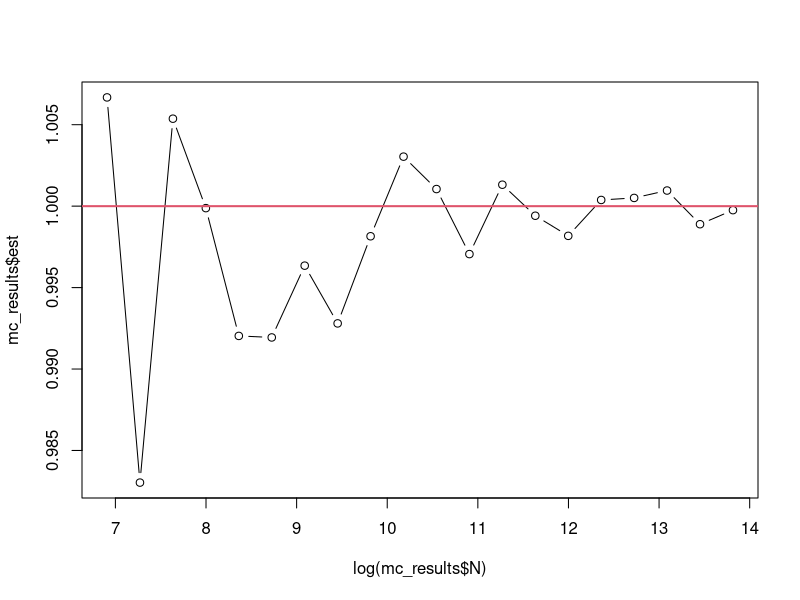
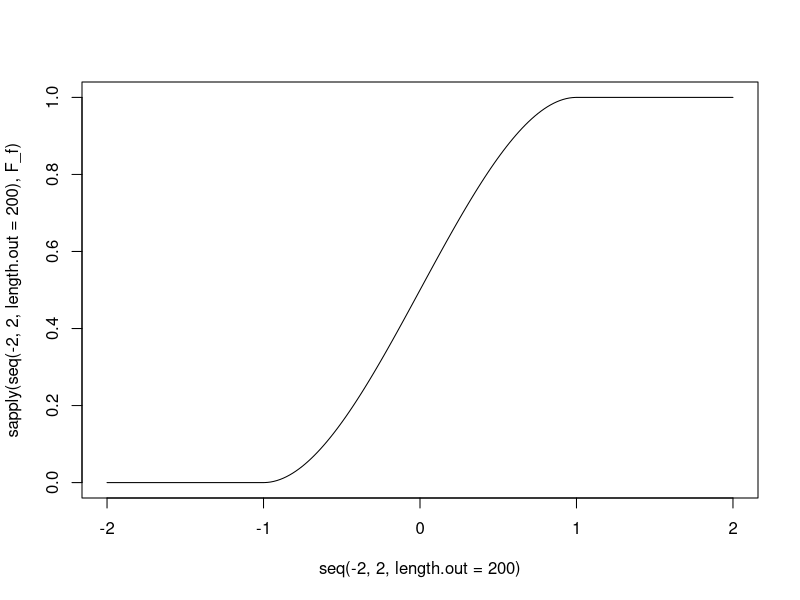
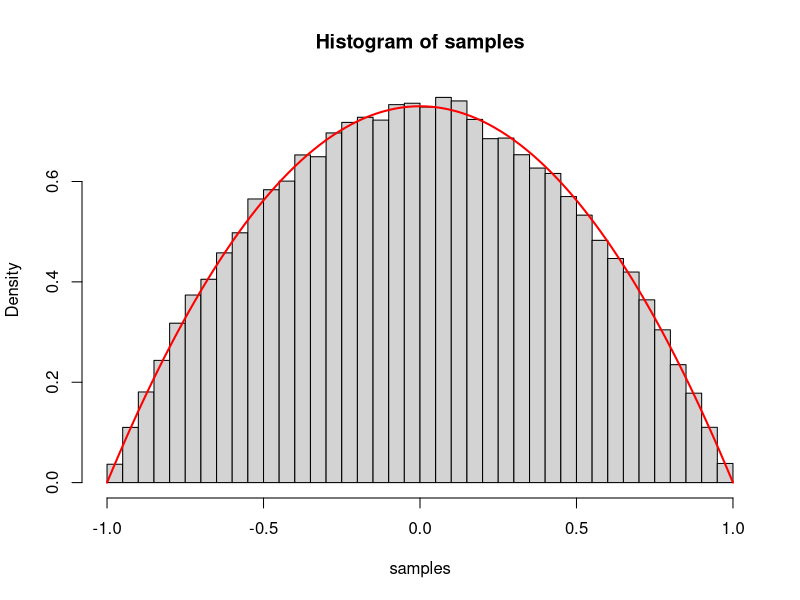
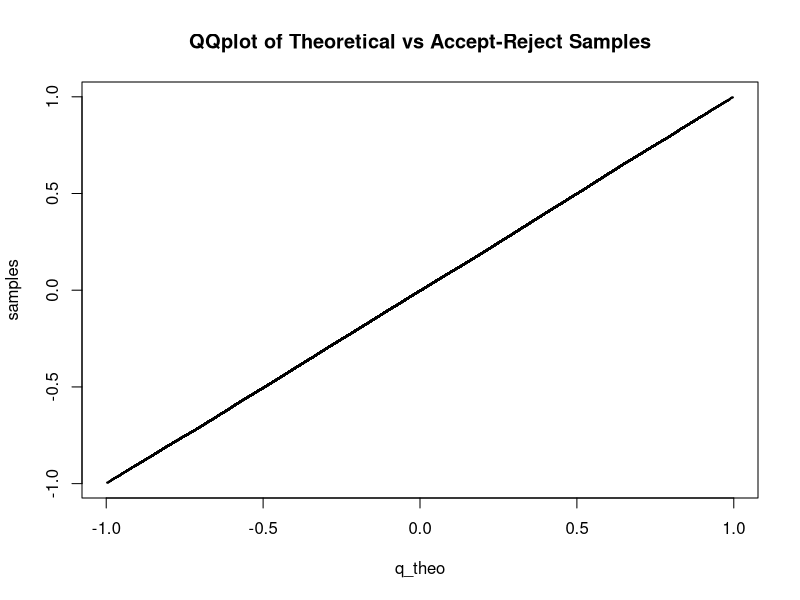
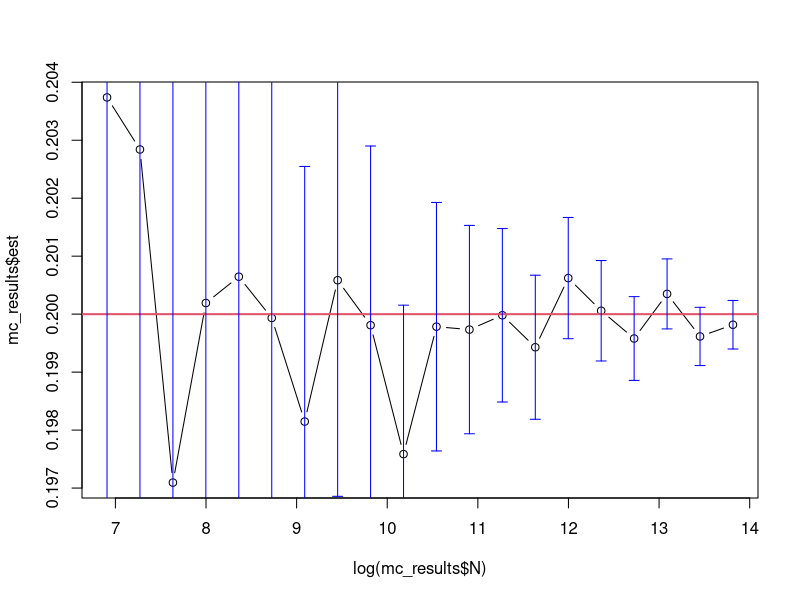

R code for these plots, in order: (Note: this script raises an error after producing the figures.)
library(dplyr)

# PART1: Crude Monte-Carlo to estimate the integral of f(x) over [-1, 1]--------
# It is indeed a density function since int_-1^1 f(x) dx = 1
f <- function(x){
  return(ifelse(abs(x)<=1, 3*(1-x^2)/4, 0))
}

p_true <- 1
mc_estimate <- function(N){
  x <- runif(N, -1, 1)
  vals <- f(x)
  
  est <- mean(vals) * 2
  se <- sd(vals)/sqrt(N) * 2
  
  list(est = est, se = se)
}

N_values <- seq(log(1000), log(1e6), length.out = 20) |> exp() |> round() |> unique()
mc_results <- lapply(N_values, function(N){
  result <- mc_estimate(N)
  
  data.frame(
    N = N,
    est = result$est,
    se = result$se
  )
})
mc_results <- bind_rows(mc_results)
plot(log(mc_results$N), mc_results$est, type = "b")
abline(h = p_true, col = 2, lwd = 2)

# CDF of f
F_f <- function(x){
  if (x < -1){
    return(0)
  } else if (x >= -1 & x <= 1){
    return(0.5 + (3*x)/4 - (x^3)/4)
  } else {
    return(1)
  }
}

plot(seq(-2, 2, length.out = 200), sapply(seq(-2, 2, length.out = 200), F_f), type = "l")

# It is possible to sample from f using inverse transform sampling
# Because F_f is strictly increasing over [-1, 1], we can find its inverse

# PART2: Accept-Reject Sampling for X ~ f --------------------------------------
rtraget_accept_reject <- function(N){
  # We use a uniform proposal over [-1, 1] and oversampling
  # The accept reject algorithm's procedure is as follows:
  # 1. Sample Y ~ g, where g is the proposal density (here uniform over [-1, 1])
  # 2. Sample U ~ Uniform(0, 1)
  # 3. Accept Y as a sample from f if U <= f(Y) / (M * g(Y)), where M is a constant such that f(x) <= M * g(x) for all x
  # 4. Repeat until we have N accepted samples
  # The theoretical accept rate is 1/M
  # The formula of acceptance-rejection sampling gives M = max_x f(x) / g(x)
  f <- function(x){
    return(ifelse(abs(x)<=1, 3*(1-x^2)/4, 0))
  }
  M <- 1.5 # since max_x f(x) = 3/4 and g(x) = 1/2 over [-1, 1]
  N_accept <- 0
  samples <- numeric(N)
  while (N_accept < N){
    u <- runif(ceiling((N - N_accept) * M))
    y <- runif(ceiling((N - N_accept) * M), -1, 1)
    idx_accept <- which(u <=  (f(y) / (M * 0.5)))
    int_M <- min(length(idx_accept), N - N_accept)
    samples[(N_accept+1) : (N_accept + int_M)] <- y[idx_accept[1 : int_M]]
    if (sum(is.na(samples)) != 0){
      print(is.na(samples))
      break
    }
    N_accept <- N_accept + int_M
  }
  samples
}

n <- 1e5
samples <- rtraget_accept_reject(n)

# Histogram of samples from accept-reject
hist(samples, breaks = 50, probability = TRUE)
curve(f(x), from = -1, to = 1, add = TRUE, col = "red", lwd = 2)

# Inverse CDF of f
F_f_inv <- function(u){
  if (u < 0 || u > 1){
    stop("u must be in [0, 1]")
  }
  if (u == 0){
    return(-1)
  } else if (u == 1){
    return(1)
  }
  f <- function(x) F_f(x) - u
  result <- uniroot(f, interval = c(-1, 1))
  return(result$root)
}
F_f_inv <- Vectorize(F_f_inv)

# QQplot to validate the sampling
probs <- ppoints(n)
q_theo <- sapply(probs, F_f_inv)
qqplot(q_theo, samples,
       main = "QQplot of Theoretical vs Accept-Reject Samples",
       cex = 0.1, pch = 1)

# PART3: Monte-Carlo Estimation of E[X^2] where X ~ f --------------------------
I_true <- 0.2 # True value of E[X^2] where X ~ f
MC <- function(N){
  alpha <- 0.05
  x <- rtraget_accept_reject(N)
  vals <- x^2
  
  est <- mean(vals)
  se <- sd(vals)/sqrt(N)
  confint <- est + c(-1, 1) * qnorm(1 - alpha/2) * se
  
  list(est = est, se = se, confint = confint)
}

# Run MC
N_values <- seq(log(1000), log(1e6), length.out = 20) |> exp() |> round() |> unique()
mc_results <- lapply(N_values, function(N){
  result <- MC(N)
  tibble(
    N = N,
    est = result$est,
    se = result$se,
    confint_lower = result$confint[1],
    confint_upper = result$confint[2]
  )
})
mc_results <- bind_rows(mc_results)
plot(log(mc_results$N), mc_results$est, type = "b")
abline(h = I_true, col = 2, lwd = 2)
# Add confidence intervals
arrows(log(mc_results$N), mc_results$confint_lower,
       log(mc_results$N), mc_results$confint_upper,
       angle = 90, code = 3, length = 0.05, col = "blue")


# PART4: Variance Reduction using Control Variates -----------------------------
# First note that (let X ~ f) 
# E[X^(2k)] = 3/2 ( \frac{1}{2k+1} - \frac{1}{2k+3} )
# E(X^2) = 1/5, E(X^4) = 3/35, E(X^6) = 1/21
# Theoretically, the optimal b is given by Cov(h(X), h_0(X)) / Var(x_0(X))
CV1 <- function(N){
  alpha <- 0.05
  train_rate <- 0.1
  N_train <- ceiling(N * train_rate)
  N_est <- N - N_train
  x_train <- rtraget_accept_reject(N_train)
  x_est <- rtraget_accept_reject(N_est)
  # Theoretical optimal coefficient b = Cov(X^2, X^4) / Var(X^4)
  b <- cov(x_train^2, x_train^4) / var(x_train^4)
  vals <- x_est^2 - b * (x_est^4 - 3/35)
  
  est <- mean(vals)
  se <- sd(vals)/sqrt(N_est)
  confint <- est + c(-1, 1) * qnorm(1 - alpha/2) * se
  
  list(est = est, se = se, confint = confint, b = b)
}

CV2 <- function(N){
  alpha <- 0.05
  train_rate <- 0.1
  N_train <- ceiling(N * train_rate)
  N_est <- N - N_train
  x_train <- rtraget_accept_reject(N_train)
  x_est <- rtraget_accept_reject(N_est)
  # Theoretical optimal coefficient b = Cov(X^2, X^6) / Var(X^6)
  b <- cov(x_train^2, x_train^6) / var(x_train^6)
  vals <- x_est^2 - b * (x_est^6 - 1/21)
  
  est <- mean(vals)
  se <- sd(vals)/sqrt(N_est)
  confint <- est + c(-1, 1) * qnorm(1 - alpha/2) * se
  
  list(est = est, se = se, confint = confint, b = b)
}

# Run CV1 and CV2
{# Run CV1
  N_values <- seq(log(1000), log(1e6), length.out = 10) |> exp() |> round() |> unique()
  cv1_results <- lapply(N_values, function(N){
    result <- CV1(N)
    tibble(
      N = N,
      est = result$est,
      se = result$se,
      confint_lower = result$confint[1],
      confint_upper = result$confint[2],
      b = result$b
    )
  })
  cv1_results <- bind_rows(cv1_results)
  plot(log(cv1_results$N), cv1_results$est, 
       type = "b", col = "black",
       ylim = c(min(cv1_results$confint_lower, cv2_results$confint_lower),
                max(cv1_results$confint_upper, cv2_results$confint_upper)),
       main = "Control Variates Estimation",
       ylab = "Estimates", xlab = "log(N)")
  abline(h = I_true, col = 2, lwd = 2)
  # Add confidence intervals
  arrows(log(cv1_results$N), cv1_results$confint_lower,
         log(cv1_results$N), cv1_results$confint_upper,
         angle = 90, code = 3, length = 0.05, col = "green")
  
  # Run CV2
  cv2_results <- lapply(N_values, function(N){
    result <- CV2(N)
    tibble(
      N = N,
      est = result$est,
      se = result$se,
      confint_lower = result$confint[1],
      confint_upper = result$confint[2],
      b = result$b
    )
  })
  cv2_results <- bind_rows(cv2_results)
  points(log(cv2_results$N), cv2_results$est, type = "b", col = "blue")
  # Add confidence intervals
  arrows(log(cv2_results$N), cv2_results$confint_lower,
         log(cv2_results$N), cv2_results$confint_upper,
         angle = 90, code = 3, length = 0.05, col = "orange")
  legend("topright", legend = c("CV1", "CV2"), col = c("green", "orange"), lwd = 2)
}



